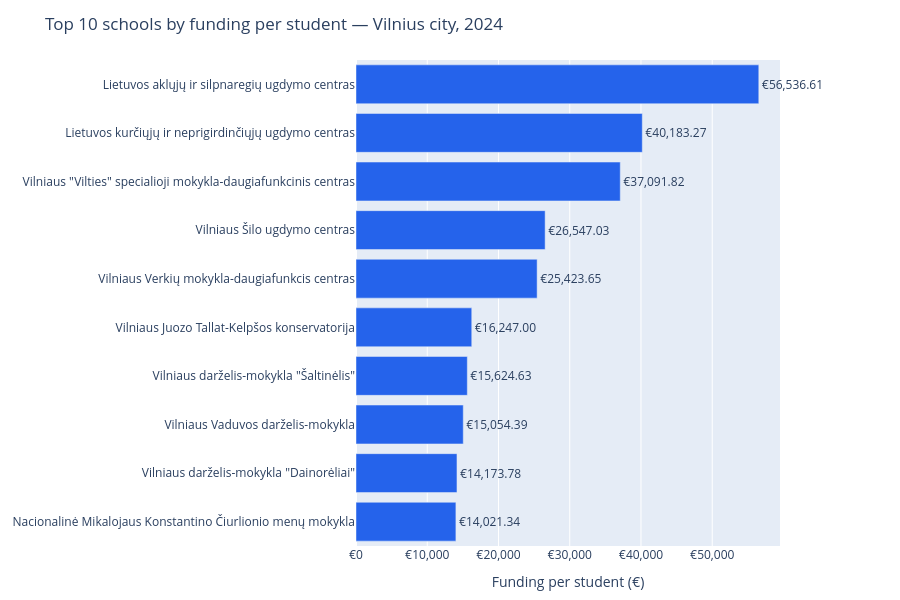

Notebook code cell kept with this figure:
### Markdown cell above
### Top 10 Schools by Total Funding - Vilnius City, 2024

This chart uses the school-level totals calculated from the selected municipality’s
funding records. It sorts schools by total recorded funding and displays the ten
highest totals.

All school types, including special schools, are eligible for the ranking.
The horizontal bars show each school’s funding across all recorded sources,
with amounts rounded to whole euros.

The ranking compares total funding without adjusting for the number of students.

### Code cell
schools_per_student = schools[
    schools["students"].notna() & (schools["students"] > 0)
].copy()

schools_per_student["funding_per_student"] = (
    schools_per_student["total_funding"] / schools_per_student["students"]
)

top_10_per_student = schools_per_student.sort_values(
    "funding_per_student",
    ascending=False,
).head(10)

figure = px.bar(
    top_10_per_student,
    x="funding_per_student",
    y="mokykla",
    orientation="h",
    text=[f"€{amount:,.2f}" for amount in top_10_per_student["funding_per_student"]],
    labels={
        "funding_per_student": "Funding per student (€)",
        "mokykla": "School",
    },
    color_discrete_sequence=["#2563eb"],
)

figure.update_traces(
    textposition="outside",
    cliponaxis=False,
)

figure.update_layout(
    title=f"Top 10 schools by funding per student — Vilnius city, {year}",
    height=600,
    margin=dict(l=20, r=120, t=60, b=40),
)

figure.update_xaxes(
    tickprefix="€",
    tickformat=",.0f",
)

figure.update_yaxes(
    categoryorder="array",
    categoryarray=top_10_per_student["mokykla"].tolist(),
    autorange="reversed",
    automargin=True,
    title=None,
)

figure.show(config={"staticPlot": True, "displayModeBar": False})

### Figure 1 — Plotly figure (JSON) as saved in the notebook; plotly's stock layout.template omitted (floating-point values rounded to 4 significant figures)
{"data": [{"cliponaxis": false, "hovertemplate": "Funding per student (€)=%{x}<br>School=%{y}<br>text=%{text}<extra></extra>", "legendgroup": "", "marker": {"color": "#2563eb", "pattern": {"shape": ""}}, "name": "", "orientation": "h", "showlegend": false, "text": ["€56,536.61", "€40,183.27", "€37,091.82", "€26,547.03", "€25,423.65", "€16,247.00", "€15,624.63", "€15,054.39", "€14,173.78", "€14,021.34"], "textposition": "outside", "type": "bar", "x": [56540.0, 40180.0, 37090.0, 26550.0, 25420.0, 16250.0, 15620.0, 15050.0, 14170.0, 14020.0], "xaxis": "x", "y": ["Lietuvos aklųjų ir silpnaregių ugdymo centras", "Lietuvos kurčiųjų ir neprigirdinčiųjų ugdymo centras", "Vilniaus \"Vilties\" specialioji mokykla-daugiafunkcinis centras", "Vilniaus Šilo ugdymo centras", "Vilniaus Verkių mokykla-daugiafunkcis centras", "Vilniaus Juozo Tallat-Kelpšos konservatorija", "Vilniaus darželis-mokykla \"Šaltinėlis\"", "Vilniaus Vaduvos darželis-mokykla", "Vilniaus darželis-mokykla \"Dainorėliai\"", "Nacionalinė Mikalojaus Konstantino Čiurlionio menų mokykla"], "yaxis": "y"}], "layout": {"barmode": "relative", "height": 600, "legend": {"tracegroupgap": 0}, "margin": {"b": 40, "l": 20, "r": 120, "t": 60}, "title": {"text": "Top 10 schools by funding per student — Vilnius city, 2024"}, "xaxis": {"anchor": "y", "domain": [0, 1], "tickformat": ",.0f", "tickprefix": "€", "title": {"text": "Funding per student (€)"}}, "yaxis": {"anchor": "x", "automargin": true, "autorange": "reversed", "categoryarray": ["Lietuvos aklųjų ir silpnaregių ugdymo centras", "Lietuvos kurčiųjų ir neprigirdinčiųjų ugdymo centras", "Vilniaus \"Vilties\" specialioji mokykla-daugiafunkcinis centras", "Vilniaus Šilo ugdymo centras", "Vilniaus Verkių mokykla-daugiafunkcis centras", "Vilniaus Juozo Tallat-Kelpšos konservatorija", "Vilniaus darželis-mokykla \"Šaltinėlis\"", "Vilniaus Vaduvos darželis-mokykla", "Vilniaus darželis-mokykla \"Dainorėliai\"", "Nacionalinė Mikalojaus Konstantino Čiurlionio menų mokykla"], "categoryorder": "array", "domain": [0, 1], "title": {}}}}
